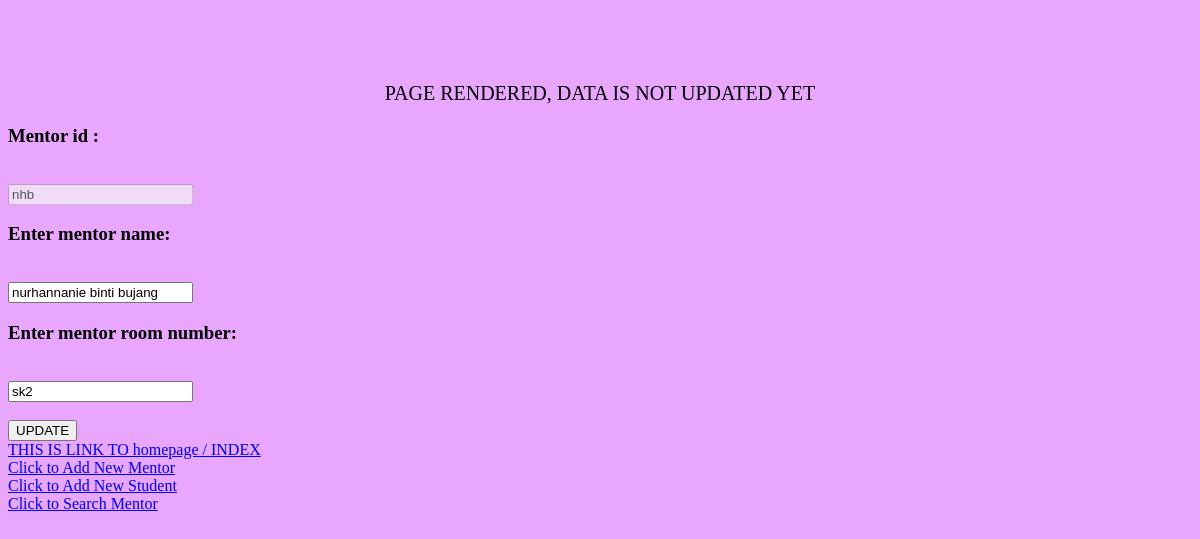
The app's page /mpppage/update/nhb with its own data.
### hobbies/models.py (models this page shows)
class Mentor(models.Model):
    menid=models.CharField(max_length=8, primary_key=True)
    menname=models.TextField(max_length=225)
    menroomno=models.CharField(max_length=3, default='sk2')

### hobbies/views.py (the view)
# urls.py: path('update/<str:menid>',views.update, name='update'),
def update(request,menid):
    updateid=Mentor.objects.get(menid=menid)
    dict={
        'updateid':updateid,
        'message':'PAGE RENDERED, DATA IS NOT UPDATED YET'
    }
    return render(request,"update.html",dict)

### hobbies/templates/update.html (shortened to what this page needs)
<!DOCTYPE html>
<html lang="en">
<head>
</head>
<body>
    <br><br><br>
<p>
    {{message}}
    <form action="updatedata/{{updateid.menid}}" method="post">
        <h3> Mentor id : </h3><br>
        <input type="text" name="mentorid" value="{{updateid.menid}}" disabled="false"><br>
        <h3> Enter mentor name: </h3><br>
        <input type="text" name="mentorname" value="{{updateid.menname}}"><br>
        <h3> Enter mentor room number: </h3><br>
        <input type="text" name="mentorroomno" value="{{updateid.menroomno}}"><br>
        <br>
        <input type="submit" value="UPDATE">
      </form>
    <a href = "{% url 'index' %}">THIS IS LINK TO homepage / INDEX</a><br>
    <a href = "{% url 'newmentor' %}">Click to Add New Mentor</a><br>
    <a href = "{% url 'newstudent' %}">Click to Add New Student</a><br>
    <a href = "{% url 'searchpage' %}">Click to Search Mentor</a>
</p>
</body>
</html>

### hobbies/templates/update.html (style rules this page uses)
p { text-align: center; font-size: 20px; }
body { background-color: rgb(232, 166, 252); }

### records on screen
Mentor: mentorid "nhb", mentorname "nurhannanie binti bujang", mentorroomno "sk2"

### other values on screen
{{ message }} "PAGE RENDERED, DATA IS NOT UPDATED YET"
